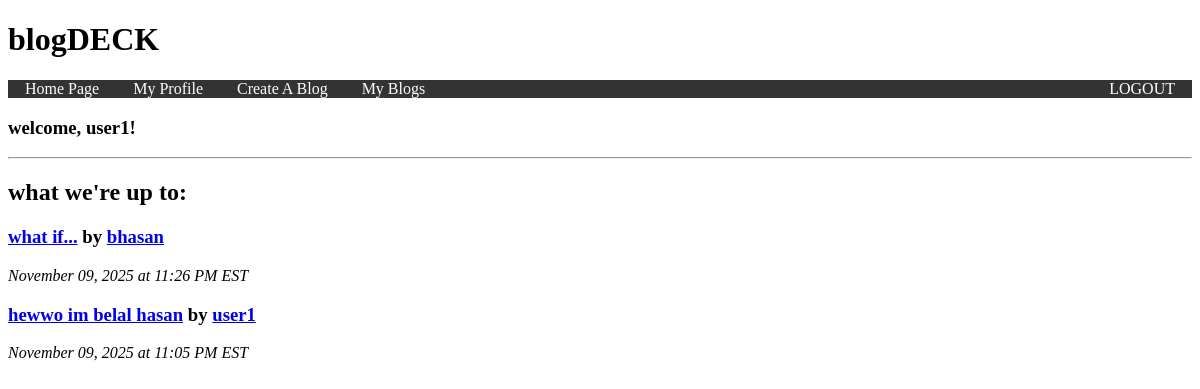
The app's page /homepage (signed in) with its own data.
### tables this page shows
CREATE TABLE blogs(blog_name TEXT, blog_creator TEXT, creation_date INTEGER);

### __init__.py (the view)
@app.route("/homepage") # welcome message and display of latest blogs
def homepage():
  if 'username' not in session:
    return redirect(url_for('index'))
  posts = ""
  db = sqlite3.connect(DB_FILE)
  c = db.cursor()
  c.execute("select * from blogs ORDER BY creation_date DESC")
  posts = c.fetchall()
  db.close()
  formatted_posts = []
  for post in posts:
    blog_name, blog_creator, creation_date = post
    dt = datetime.fromtimestamp(creation_date)
    formatted_date = dt.strftime('%B %d, %Y at %I:%M %p EST')
    formatted_posts.append((blog_name, blog_creator, formatted_date))
  return render_template('homepage.html', username = session['username'], posts = formatted_posts)

### templates/homepage.html (shortened to what this page needs)
<!DOCTYPE html>
<html>
<head>
  <link rel="stylesheet" href="../static/homepage.css" />
  <link rel="stylesheet" href="../static/nav.css" />
</head>
<body>
    <h1>blogDECK</h1>
    <nav>
      <ul class="nav-links">
        <li><a href="{{ url_for('homepage') }}">Home Page</a></li>
        <li><a href="{{ url_for('profile') }}">My Profile</a></li>
        <li><a href="{{ url_for('create_page') }}">Create A Blog</a></li>
        <li><a href="{{ url_for('edit_page') }}">My Blogs</a></li>
        <li><a href="{{ url_for('logout') }}">LOGOUT</a></li>
      </ul>
    </nav>
    <h3>welcome, {{username}}!</h3>
    <hr>
    <h2>what we're up to:</h2>
    {% for row in posts %}
      <h3>
        <a href="{{ url_for('view_blog', blog_name=row[0]) }}">{{ row[0] }}</a> by
        <a href="{{ url_for('view_profile', username=row[1]) }}">{{ row[1] }}</a>
      </h3>
      <i>{{ row[2] }}</i>
      <br>
    {%endfor%}
</body>
</html>

### static/nav.css (style rules this page uses)
nav { background-color: #333; }
.nav-links { list-style-type: none; padding: 0; margin: 0; display: flex; }
.nav-links li { margin: 0 15px; }
.nav-links li:last-child { margin-left: auto; }
.nav-links a { color: white; text-decoration: none; padding: 1px 2px; }

### records on screen
blogs: blog_creator "user1", blog_name "hewwo im belal hasan", row "November 09, 2025 at 11:05 PM EST"
blogs: blog_name "what if...", blog_creator "bhasan", row "November 09, 2025 at 11:26 PM EST"
